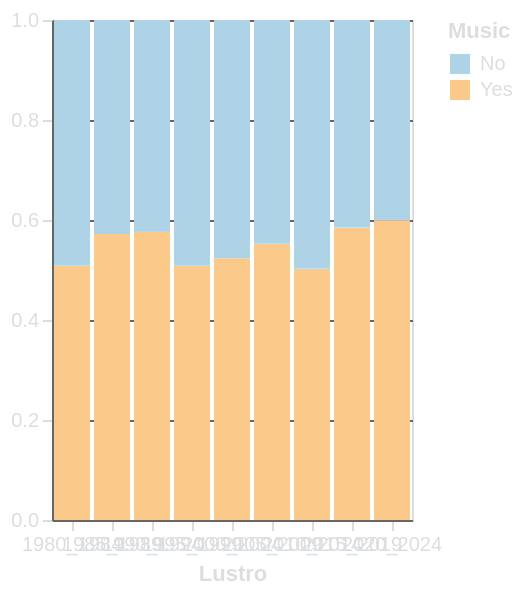

Source (Vega-Lite JSON):
### Vega-Lite specification from a JSON file in a GitHub repository (floating-point values rounded to 4 significant figures)
{"$schema": "https://vega.github.io/schema/vega-lite/v5.15.1.json", "config": {"axis": {"domainColor": "#666666", "gridColor": "#666666", "labelColor": "#DBDEE1", "tickColor": "#DBDEE1", "titleColor": "#DBDEE1"}, "background": "transparent", "legend": {"labelColor": "#DBDEE1", "titleColor": "#DBDEE1"}, "title": {"color": "#DBDEE1", "fontSize": 16}}, "data": {"name": "data-dea852b0e5a508ae059ab85683bb8320"}, "datasets": {"data-dea852b0e5a508ae059ab85683bb8320": [{"lustrum": "1980_1984", "music": "No", "percentage": 0.4905}, {"lustrum": "1985_1989", "music": "No", "percentage": 0.4281}, {"lustrum": "1990_1994", "music": "No", "percentage": 0.422}, {"lustrum": "1995_1999", "music": "No", "percentage": 0.4915}, {"lustrum": "2000_2004", "music": "No", "percentage": 0.4766}, {"lustrum": "2005_2009", "music": "No", "percentage": 0.4467}, {"lustrum": "2010_2014", "music": "No", "percentage": 0.4974}, {"lustrum": "2015_2019", "music": "No", "percentage": 0.4152}, {"lustrum": "2020_2024", "music": "No", "percentage": 0.4004}, {"lustrum": "1980_1984", "music": "Yes", "percentage": 0.5095}, {"lustrum": "1985_1989", "music": "Yes", "percentage": 0.5719}, {"lustrum": "1990_1994", "music": "Yes", "percentage": 0.578}, {"lustrum": "1995_1999", "music": "Yes", "percentage": 0.5085}, {"lustrum": "2000_2004", "music": "Yes", "percentage": 0.5234}, {"lustrum": "2005_2009", "music": "Yes", "percentage": 0.5533}, {"lustrum": "2010_2014", "music": "Yes", "percentage": 0.5026}, {"lustrum": "2015_2019", "music": "Yes", "percentage": 0.5848}, {"lustrum": "2020_2024", "music": "Yes", "percentage": 0.5996}]}, "encoding": {"color": {"field": "music", "legend": {"title": "Music"}, "scale": {"scheme": "blueorange", "type": "quantize"}, "type": "nominal"}, "tooltip": [{"field": "lustrum", "title": "Lustro", "type": "nominal"}, {"field": "music", "title": "Music", "type": "nominal"}, {"field": "percentage", "format": ".2f", "title": "Percentuale", "type": "quantitative"}], "x": {"axis": {"labelAngle": 0, "title": "Lustro"}, "field": "lustrum", "type": "nominal"}, "y": {"field": "percentage", "scale": {"domain": [0, 1]}, "title": null, "type": "quantitative"}}, "height": 250, "mark": {"type": "bar"}, "width": "container"}
